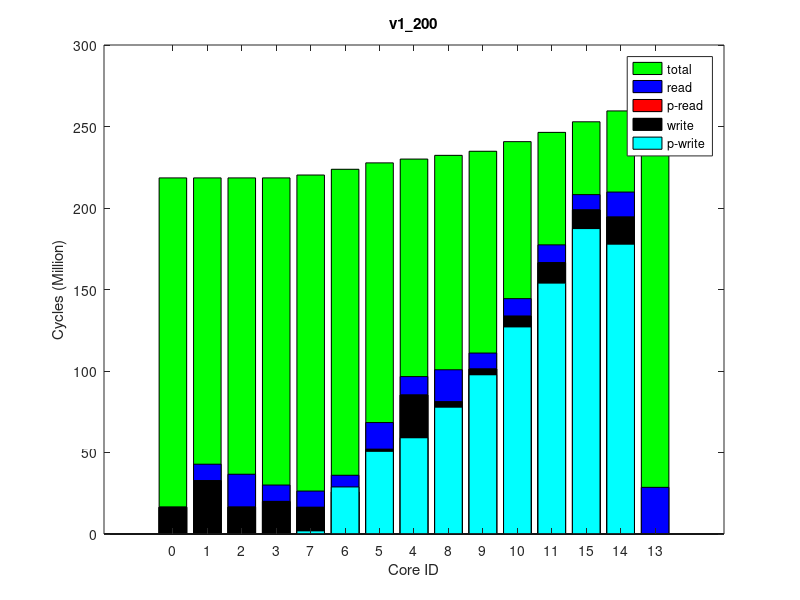

The MATLAB source for this figure:
times(1, :, :) = [
0, 218486848, 0
0, 218489529, 0
0, 218491331, 0
0, 218863868, 0
0, 222058231, 0
58, 225654310, 0
0, 229625729, 0
0, 231999484, 0
0, 234319200, 0
0, 236858204, 0
0, 242828860, 0
0, 248817534, 0
1115, 255313726, 0
0, 262186789, 0
0, 263714466, 0
];
times(2, :, :) = [
0, 218476335, 0
0, 218479003, 0
0, 218480641, 0
0, 218843090, 0
0, 222036751, 0
0, 225631612, 0
0, 229604485, 0
0, 231976135, 0
0, 234295731, 0
0, 236836373, 0
0, 242816190, 0
0, 248809248, 0
581, 255305780, 0
0, 262177217, 0
0, 263704286, 0
];
times(3, :, :) = [
0, 218488711, 0
0, 218491398, 0
0, 218493195, 0
0, 218844760, 0
0, 222039384, 0
60, 225635452, 0
0, 229605744, 0
0, 231978954, 0
0, 234300561, 0
0, 236840525, 0
0, 242816688, 0
0, 248807575, 0
425, 255303611, 0
0, 262158362, 0
0, 263675299, 0
];
times(4, :, :) = [
0, 218488549, 0
0, 218491143, 0
0, 218492953, 0
0, 218835479, 0
0, 222028901, 0
58, 225623981, 0
0, 229596141, 0
0, 231969823, 0
0, 234290022, 0
0, 236830073, 0
0, 242803418, 0
0, 248790852, 0
759, 255287544, 0
0, 262149130, 0
0, 263677291, 0
];
times(5, :, :) = [
0, 218502833, 0
0, 218505545, 0
0, 218507414, 0
0, 218844611, 0
0, 222039842, 0
0, 225636318, 0
0, 229609133, 0
0, 231982073, 0
0, 234303144, 0
0, 236844329, 0
0, 242813985, 0
0, 248800342, 0
941, 255296626, 0
0, 262159779, 0
0, 263686114, 0
];
times(6, :, :) = [
0, 218490405, 0
0, 218493178, 0
0, 218494861, 0
0, 218843779, 0
0, 222039528, 0
60, 225633917, 0
0, 229606168, 0
0, 231979392, 0
0, 234300584, 0
0, 236839598, 0
0, 242813398, 0
0, 248804139, 0
58, 255301060, 0
0, 262173807, 0
0, 263700032, 0
];
times(7, :, :) = [
0, 218485555, 0
0, 218488088, 0
0, 218489911, 0
0, 218842841, 0
0, 222038233, 0
60, 225633503, 0
0, 229602387, 0
0, 231974955, 0
0, 234296797, 0
0, 236837608, 0
0, 242808789, 0
0, 248798269, 0
0, 255294496, 0
0, 262187896, 0
0, 263704357, 0
];
times(8, :, :) = [
0, 218483761, 0
0, 218486318, 0
0, 218488184, 0
0, 218863463, 0
0, 222057230, 0
0, 225653382, 0
0, 229628212, 0
0, 232000295, 0
0, 234322939, 0
0, 236862539, 0
0, 242835177, 0
0, 248823691, 0
232, 255319674, 0
0, 262177652, 0
0, 263679025, 0
];
times(9, :, :) = [
0, 218480525, 0
0, 218483126, 0
0, 218484862, 0
0, 218856307, 0
0, 222051182, 0
61, 225647410, 0
0, 229618702, 0
0, 231991214, 0
0, 234312112, 0
0, 236852576, 0
0, 242827812, 0
0, 248813105, 0
1016, 255309855, 0
0, 262193288, 0
0, 263719070, 0
];
times(10, :, :) = [
0, 218497827, 0
0, 218500528, 0
0, 218502348, 0
0, 218846071, 0
0, 222040640, 0
0, 225635398, 0
0, 229607001, 0
0, 231979428, 0
0, 234300003, 0
0, 236840671, 0
0, 242816321, 0
0, 248809015, 0
415, 255305395, 0
0, 262179818, 0
0, 263692003, 0
];
ave_times = round(squeeze(mean(times)));
format long g, ave_times
std_times = round(squeeze(std(times)));
format long g, std_times
polling_read_times = ave_times;
times(1, :, :) = [
0, 219236020, 0
0, 219238536, 0
0, 219240361, 0
0, 219242424, 0
2004508, 219414359, 0
28930129, 222891711, 0
50732770, 226769312, 0
59060602, 229067807, 0
77831506, 231307393, 0
97729194, 233760854, 0
127098254, 239528916, 0
153933590, 245245893, 0
187371134, 251527382, 0
177773634, 258281887, 0
0, 259818527, 0
];
times(2, :, :) = [
0, 219218624, 0
0, 219221360, 0
0, 219223041, 0
0, 219225365, 0
1852838, 219380796, 0
28810557, 222855372, 0
50629593, 226747053, 0
58980687, 229049385, 0
77729560, 231288520, 0
97625440, 233740193, 0
127043486, 239510036, 0
153935574, 245228500, 0
187403976, 251511022, 0
177781680, 258261133, 0
0, 259786976, 0
];
times(3, :, :) = [
0, 219210389, 0
0, 219213008, 0
0, 219214831, 0
0, 219217080, 0
1959486, 219383617, 0
28875688, 222858673, 0
50683082, 226734922, 0
58996446, 229033614, 0
77747028, 231272298, 0
97644793, 233724900, 0
127022711, 239487991, 0
153848729, 245204727, 0
187353876, 251486565, 0
177770130, 258240449, 0
0, 259755608, 0
];
times(4, :, :) = [
0, 219241367, 0
0, 219244163, 0
0, 219245830, 0
0, 219248176, 0
1921109, 219409957, 0
28858208, 222887704, 0
50751506, 226777521, 0
59055853, 229080090, 0
77838820, 231320388, 0
97715350, 233772432, 0
127105928, 239536990, 0
153989432, 245249409, 0
187441296, 251532356, 0
177787694, 258286677, 0
0, 259809878, 0
];
times(5, :, :) = [
0, 219216116, 0
0, 219218829, 0
0, 219220569, 0
0, 219222581, 0
1938346, 219386289, 0
28884605, 222864653, 0
50685307, 226755639, 0
59039847, 229055910, 0
77768528, 231295040, 0
97666853, 233749920, 0
127065103, 239517655, 0
153896245, 245232547, 0
187366644, 251515270, 0
177789598, 258266874, 0
0, 259796415, 0
];
times(6, :, :) = [
0, 219245097, 0
0, 219247851, 0
0, 219249618, 0
0, 219251855, 0
1922794, 219412953, 0
28889963, 222889860, 0
50747604, 226769378, 0
59053448, 229071127, 0
77808348, 231311578, 0
97669601, 233765462, 0
127073657, 239531712, 0
153896217, 245241033, 0
187367748, 251521775, 0
177771527, 258278335, 0
0, 259804930, 0
];
times(7, :, :) = [
0, 219210215, 0
0, 219212708, 0
0, 219214643, 0
0, 219216649, 0
1933262, 219380240, 0
28855714, 222858863, 0
50698658, 226750860, 0
59052083, 229054641, 0
77794111, 231295066, 0
97691659, 233748326, 0
126995450, 239511795, 0
153906954, 245234593, 0
187360580, 251516771, 0
177806945, 258266061, 0
0, 259796346, 0
];
times(8, :, :) = [
0, 219211971, 0
0, 219214544, 0
0, 219216635, 0
0, 219218692, 0
1915456, 219382364, 0
28847039, 222862251, 0
50687701, 226751933, 0
59029542, 229051368, 0
77763753, 231289208, 0
97703656, 233740644, 0
127032504, 239506789, 0
153887569, 245233285, 0
187338794, 251514682, 0
177786282, 258265278, 0
0, 259788183, 0
];
times(9, :, :) = [
0, 219218298, 0
0, 219220833, 0
0, 219222606, 0
0, 219224796, 0
1853743, 219377698, 0
28851497, 222855138, 0
50674280, 226745462, 0
59041981, 229048035, 0
77772351, 231286886, 0
97660584, 233739753, 0
127037727, 239503729, 0
153890347, 245223657, 0
187361682, 251506191, 0
177788148, 258258896, 0
0, 259771815, 0
];
times(10, :, :) = [
0, 219247349, 0
0, 219249860, 0
0, 219251747, 0
0, 219253740, 0
1920943, 219414479, 0
28859911, 222893842, 0
50692723, 226771577, 0
59051982, 229073080, 0
77764271, 231310828, 0
97682697, 233763453, 0
126976549, 239527763, 0
153902630, 245244746, 0
187368959, 251527182, 0
177754491, 258281596, 0
0, 259803772, 0
];
ave_times = round(squeeze(mean(times)));
format long g, ave_times
std_times = round(squeeze(std(times)));
format long g, std_times
polling_write_times = ave_times;
times(1, :, :) = [
0, 237405645, 0
10087721, 238983535, 64000
20137398, 240831974, 128000
10054049, 242480948, 64000
9969654, 245937882, 64000
10157166, 249815549, 64000
16401467, 254114782, 128000
11319593, 256647152, 64000
19639299, 259114229, 128000
9769118, 261803488, 64000
10750816, 268079777, 64000
10937491, 274315029, 64000
9413287, 281194994, 64000
15325278, 288318388, 128000
28624978, 289950573, 255980
];
times(2, :, :) = [
0, 237417394, 0
10091108, 238995981, 64000
20152365, 240845629, 128000
10063265, 242494772, 64000
9966237, 245945189, 64000
10280068, 249826683, 64000
16411118, 254123804, 128000
11313577, 256656388, 64000
19648929, 259122192, 128000
9785576, 261811337, 64000
10766990, 268089799, 64000
10950877, 274326879, 64000
9419487, 281206698, 64000
15325748, 288336598, 128000
28623902, 289947056, 255980
];
times(3, :, :) = [
0, 237412865, 0
10082774, 238991963, 64000
20146860, 240838403, 128000
10062175, 242502251, 64000
9971797, 245957934, 64000
10163402, 249837310, 64000
16399478, 254137663, 128000
11310502, 256670239, 64000
19637530, 259136024, 128000
9857760, 261824247, 64000
10774608, 268096959, 64000
10826848, 274331907, 64000
9383832, 281211753, 64000
15346355, 288336288, 128000
28623838, 289959645, 255980
];
times(4, :, :) = [
0, 237406535, 0
10090221, 238985652, 64000
20145902, 240831907, 128000
10048012, 242486728, 64000
9971827, 245941536, 64000
10177497, 249823701, 64000
16400008, 254122547, 128000
11315448, 256655220, 64000
19640603, 259120882, 128000
9772051, 261808956, 64000
10806716, 268084133, 64000
10857322, 274321562, 64000
9399062, 281201152, 64000
15364994, 288317707, 128000
28623127, 289940462, 255980
];
times(5, :, :) = [
0, 237385917, 0
10090363, 238964273, 64000
20151160, 240813915, 128000
10049513, 242462166, 64000
9967834, 245915021, 64000
10304325, 249794532, 64000
16398492, 254093489, 128000
11312566, 256625429, 64000
19639514, 259089627, 128000
9769135, 261778026, 64000
10768741, 268052169, 64000
10959414, 274288411, 64000
9393805, 281167962, 64000
15357523, 288281085, 128000
28623378, 289905727, 255980
];
times(6, :, :) = [
0, 237383824, 0
10082426, 238962247, 64000
20148520, 240808801, 128000
10049751, 242455329, 64000
9972255, 245910875, 64000
10192074, 249792243, 64000
16404516, 254092110, 128000
11310623, 256625176, 64000
19640414, 259089678, 128000
9781648, 261778439, 64000
10758832, 268052339, 64000
10958562, 274288067, 64000
9414865, 281167836, 64000
15326056, 288299650, 128000
28623022, 289926689, 255980
];
times(7, :, :) = [
0, 237360470, 0
10088288, 238938904, 64000
20159821, 240784724, 128000
10053569, 242431292, 64000
9972404, 245895534, 64000
10159045, 249775834, 64000
16403314, 254074497, 128000
11316919, 256606601, 64000
19656781, 259071311, 128000
9776317, 261759522, 64000
10770679, 268033081, 64000
10945611, 274269064, 64000
9402394, 281148189, 64000
15363318, 288259713, 128000
28622764, 289886145, 255980
];
times(8, :, :) = [
0, 237426778, 0
10078919, 239005805, 64000
20138574, 240855253, 128000
10059791, 242508333, 64000
9969649, 245959356, 64000
10161259, 249840837, 64000
16402543, 254139797, 128000
11319355, 256672427, 64000
19649802, 259138737, 128000
9785534, 261827766, 64000
10757289, 268099534, 64000
10941939, 274336943, 64000
9412686, 281215846, 64000
15332312, 288331091, 128000
28623845, 289958743, 255980
];
times(9, :, :) = [
0, 237376543, 0
10089951, 238954601, 64000
20142929, 240800716, 128000
10053266, 242461635, 64000
9968277, 245901366, 64000
10161387, 249781638, 64000
16399909, 254080612, 128000
11320191, 256613265, 64000
19648653, 259077694, 128000
9778054, 261766325, 64000
10754723, 268039366, 64000
10934824, 274276257, 64000
9406441, 281155351, 64000
15350368, 288264484, 128000
28622927, 289885599, 255980
];
times(10, :, :) = [
0, 237427849, 0
10087588, 239005632, 64000
20137494, 240851635, 128000
10054521, 242502947, 64000
9969869, 245963551, 64000
10164430, 249843696, 64000
16404847, 254142917, 128000
11323422, 256675789, 64000
19643197, 259139860, 128000
9791967, 261827924, 64000
10795897, 268100636, 64000
10853498, 274335345, 64000
9380897, 281214724, 64000
15330993, 288331436, 128000
28624560, 289964369, 255980
];
ave_times = round(squeeze(mean(times)));
format long g, ave_times
std_times = round(squeeze(std(times)));
format long g, std_times
read_times = ave_times;
times(1, :, :) = [
0, 218501161, 0
0, 218503870, 0
0, 218505677, 0
0, 218507790, 0
0, 220225234, 0
0, 223754097, 0
0, 227678134, 0
0, 230013877, 0
0, 232297748, 0
0, 234805611, 0
0, 240703646, 0
0, 246393500, 0
0, 252889391, 0
0, 259551134, 0
0, 261079273, 0
];
times(2, :, :) = [
0, 218499142, 0
0, 218501873, 0
0, 218503649, 0
0, 218505630, 0
0, 220207638, 0
0, 223734243, 0
0, 227658117, 0
0, 229993046, 0
0, 232276859, 0
0, 234785301, 0
0, 240682283, 0
0, 246365415, 0
0, 252861282, 0
0, 259521384, 0
0, 261046078, 0
];
times(3, :, :) = [
0, 218437673, 0
0, 218440350, 0
0, 218442058, 0
0, 218444072, 0
0, 220260050, 0
0, 223789570, 0
0, 227717127, 0
0, 230051195, 0
0, 232336455, 0
0, 234844507, 0
0, 240739796, 0
0, 246428358, 0
0, 252923892, 0
0, 259610938, 0
0, 261143638, 0
];
times(4, :, :) = [
0, 218428979, 0
0, 218431539, 0
0, 218433501, 0
0, 218435569, 0
0, 220264746, 0
0, 223794088, 0
0, 227718310, 0
0, 230052768, 0
0, 232337032, 0
0, 234844409, 0
0, 240741213, 0
0, 246430896, 0
0, 252925758, 0
0, 259583653, 0
0, 261112455, 0
];
times(5, :, :) = [
0, 218496252, 0
0, 218498911, 0
0, 218500525, 0
0, 218502753, 0
0, 220214208, 0
0, 223743020, 0
0, 227667744, 0
0, 230002635, 0
0, 232287335, 0
0, 234795181, 0
0, 240691004, 0
0, 246377193, 0
0, 252872993, 0
0, 259519960, 0
0, 261041835, 0
];
times(6, :, :) = [
0, 218436501, 0
0, 218439163, 0
0, 218440916, 0
0, 218442825, 0
0, 220266059, 0
0, 223795422, 0
0, 227718630, 0
0, 230054117, 0
0, 232338240, 0
0, 234846406, 0
0, 240739702, 0
0, 246428754, 0
0, 252924213, 0
0, 259589535, 0
0, 261119544, 0
];
times(7, :, :) = [
0, 218503447, 0
0, 218505938, 0
0, 218507697, 0
0, 218509811, 0
0, 220208561, 0
0, 223736551, 0
0, 227659747, 0
0, 229994699, 0
0, 232279851, 0
0, 234787381, 0
0, 240685255, 0
0, 246370347, 0
0, 252866031, 0
0, 259534357, 0
0, 261059143, 0
];
times(8, :, :) = [
0, 218446651, 0
0, 218449326, 0
0, 218451185, 0
0, 218453092, 0
0, 220234695, 0
0, 223763627, 0
0, 227687270, 0
0, 230022038, 0
0, 232306054, 0
0, 234814289, 0
0, 240710824, 0
0, 246396003, 0
0, 252891364, 0
0, 259571258, 0
0, 261097761, 0
];
times(9, :, :) = [
0, 218461209, 0
0, 218463888, 0
0, 218465635, 0
0, 218467738, 0
0, 220235549, 0
0, 223762119, 0
0, 227685991, 0
0, 230020848, 0
0, 232305292, 0
0, 234813101, 0
0, 240708223, 0
0, 246390557, 0
0, 252885858, 0
0, 259553200, 0
0, 261077541, 0
];
times(10, :, :) = [
0, 218442808, 0
0, 218445420, 0
0, 218447280, 0
0, 218449290, 0
0, 220243757, 0
0, 223772543, 0
0, 227696442, 0
0, 230031246, 0
0, 232316535, 0
0, 234824160, 0
0, 240720991, 0
0, 246407568, 0
0, 252902913, 0
0, 259564560, 0
0, 261091660, 0
];
ave_times = round(squeeze(mean(times)));
format long g, ave_times
std_times = round(squeeze(std(times)));
format long g, std_times
total_times = ave_times;
times(1, :, :) = [
16438068, 224170466, 64000
32735464, 224173552, 128000
16517554, 224175370, 64000
19985797, 224178037, 64000
16380209, 224181585, 64000
25873601, 225271866, 64000
52048447, 229160123, 64000
85322551, 231452793, 128000
81157363, 233693433, 64000
101250109, 236149594, 64000
133672565, 241911171, 64000
166540125, 247636010, 64000
198870866, 253915964, 64000
194473661, 260651544, 64000
0, 262169855, 0
];
times(2, :, :) = [
16441721, 224163542, 64000
32733346, 224166421, 128000
16520227, 224168381, 64000
19986423, 224170946, 64000
16380544, 224174422, 64000
25630207, 225244591, 64000
51886135, 229119607, 64000
85201238, 231410414, 128000
81000368, 233649795, 64000
101037022, 236105891, 64000
133427219, 241868246, 64000
166300763, 247590801, 64000
198668531, 253870100, 64000
194379458, 260619752, 64000
0, 262141775, 0
];
times(3, :, :) = [
16441708, 224166342, 64000
32735837, 224169478, 128000
16518356, 224171490, 64000
19985556, 224173793, 64000
16377859, 224177389, 64000
25878001, 225269748, 64000
52014039, 229157282, 64000
85298292, 231447794, 128000
81150208, 233688676, 64000
101243969, 236144414, 64000
133686200, 241910100, 64000
166520374, 247637964, 64000
198835592, 253917532, 64000
194467279, 260667489, 64000
0, 262198405, 0
];
times(4, :, :) = [
16441149, 224176892, 64000
32733183, 224180001, 128000
16518680, 224182074, 64000
19985857, 224184496, 64000
16377572, 224187972, 64000
25871616, 225282005, 64000
51986238, 229168787, 64000
85298254, 231461806, 128000
81140104, 233701665, 64000
101266383, 236155722, 64000
133661965, 241913453, 64000
166512954, 247642216, 64000
198789660, 253922149, 64000
194450899, 260662471, 64000
0, 262173307, 0
];
times(5, :, :) = [
16440779, 224183660, 64000
32736089, 224186485, 128000
16519511, 224188439, 64000
19986285, 224191170, 64000
16379599, 224194800, 64000
25681930, 225271224, 64000
51862510, 229157825, 64000
85199503, 231449960, 128000
81073823, 233688067, 64000
101212958, 236142496, 64000
133658156, 241901981, 64000
166502467, 247637085, 64000
198803240, 253916142, 64000
194435902, 260655641, 64000
0, 262177013, 0
];
times(6, :, :) = [
16439477, 224176770, 64000
32736034, 224179869, 128000
16520557, 224181870, 64000
19984386, 224184236, 64000
16379694, 224187776, 64000
25973978, 225291160, 64000
52058673, 229163306, 64000
85338506, 231457324, 128000
81223281, 233697792, 64000
101365719, 236157535, 64000
133801463, 241919551, 64000
166577262, 247646152, 64000
198916600, 253924624, 64000
194426772, 260654241, 64000
0, 262179284, 0
];
times(7, :, :) = [
16440977, 224151880, 64000
32734560, 224154740, 128000
16519403, 224156852, 64000
19986114, 224159379, 64000
16378435, 224162814, 64000
26152982, 225284239, 64000
52167045, 229159512, 64000
85348509, 231448391, 128000
81204852, 233688530, 64000
101320279, 236142367, 64000
133711138, 241900973, 64000
166536840, 247630117, 64000
198810629, 253910267, 64000
194459430, 260661577, 64000
0, 262175967, 0
];
times(8, :, :) = [
16437879, 224174725, 64000
32734138, 224177779, 128000
16520396, 224179712, 64000
19985521, 224182096, 64000
16378702, 224185714, 64000
25661839, 225253652, 64000
51788883, 229139689, 64000
85108865, 231432418, 128000
80935175, 233672655, 64000
101050645, 236127312, 64000
133447975, 241890294, 64000
166347251, 247620481, 64000
198743815, 253899706, 64000
194405111, 260662818, 64000
0, 262169294, 0
];
times(9, :, :) = [
16440938, 224167782, 64000
32735924, 224170823, 128000
16520355, 224172906, 64000
19983968, 224175300, 64000
16379248, 224178790, 64000
26006407, 225284873, 64000
52104766, 229170952, 64000
85399213, 231464972, 128000
81275444, 233706531, 64000
101447124, 236162730, 64000
133741453, 241925170, 64000
166524555, 247647234, 64000
198858530, 253926616, 64000
194454968, 260685982, 64000
0, 262203427, 0
];
times(10, :, :) = [
16439848, 224167039, 64000
32736712, 224169891, 128000
16518675, 224171906, 64000
19984482, 224174327, 64000
16377889, 224177918, 64000
25683748, 225248375, 64000
51795111, 229123491, 64000
85119574, 231415271, 128000
80950987, 233654633, 64000
101031443, 236108307, 64000
133515030, 241873812, 64000
166427056, 247610502, 64000
198809448, 253890314, 64000
194450332, 260649216, 64000
0, 262162246, 0
];
ave_times = round(squeeze(mean(times)));
format long g, ave_times
std_times = round(squeeze(std(times)));
format long g, std_times
write_times = ave_times;
mytitle = 'v1\_200';
% order = [1 2 3 4 8 7 6 5 9 10 11 12 15 14 13];
order = 1:15;

total_times = total_times(:, 2)(order);

read_times = read_times(:, 1)(order);
write_times = write_times(:, 1)(order);

polling_read_times = polling_read_times(:, 1)(order);
polling_write_times = polling_write_times(:, 1)(order);

total_times /= 1000000;

read_times /= 1000000;
write_times /= 1000000;

polling_read_times /= 1000000;
polling_write_times /= 1000000;

% laying read on top of write
read_times += write_times;
polling_read_times += write_times;

figure(1);
clf()
% set(gcf, 'Position', get(0,'Screensize'));
% set(gcf,'units','normalized','outerposition',[0 0 1 1])
bar(0:14, total_times,'g');
hold on;
bar(0:14, read_times,'b');
bar(0:14, polling_read_times,'r');
bar(0:14, write_times,'k');
bar(0:14, polling_write_times,'c');
hold off

axis([-2 16 0 300])
% axis([-1 15])
set(gca,'XTick',0:14);
set(gca,'xticklabel',{ '0'; '1'; '2'; '3'; '7'; '6'; '5'; '4'; '8'; '9'; '10'; '11'; '15'; '14'; '13' })

xlabel('Core ID')
ylabel('Cycles (Million)')

legend('total', 'read', 'p-read', 'write', 'p-write')
title(mytitle)
print(1, strcat(mytitle, '.png'))
